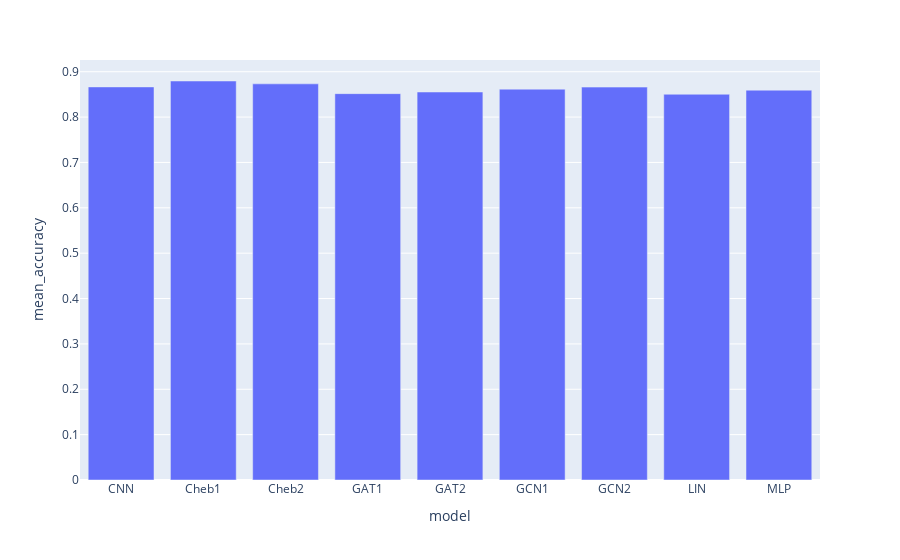

The code cell stored with this chart in its notebook:
### Markdown cell above
Find all the kfold accuracy, split data depending on model

### Code cell
import sys 
sys.path.append('../')

import pickle 
import numpy as np
import pandas as pd
import utils

data   = {'mean_accuracy':[], 'model':[]}
setups = []

with open('fixedGraphResults.pickle', 'rb') as handle:
    temp = pickle.load(handle)
    for t in temp:
        t['model'] = t['model'].__name__+'1'
    setups += temp

with open('functionalGraphResults.pickle', 'rb') as handle:
    temp = pickle.load(handle)
    for t in temp:
        t['model'] = t['model'].__name__+'2'
    setups += temp

with open('BasicResults.pickle', 'rb') as handle:
    temp = pickle.load(handle)
    for t in temp:
        t['model'] = t['model'].__name__
    setups += temp

for s in setups:
    mean_accuracy = np.mean(s['val_acc'])
    data['mean_accuracy'].append(mean_accuracy)
    data['model'].append(s['model'])

df = pd.DataFrame(data)
maximums = df.groupby('model')['mean_accuracy'].max()

import plotly.express as px 

fig = px.bar(maximums, y="mean_accuracy", x=maximums.index)
fig.show()

### Figure 1 — Plotly figure (JSON) as saved in the notebook; plotly's stock layout.template omitted (floating-point values rounded to 4 significant figures)
{"data": [{"alignmentgroup": "True", "hovertemplate": "model=%{x}<br>mean_accuracy=%{y}<extra></extra>", "legendgroup": "", "marker": {"color": "#636efa", "pattern": {"shape": ""}}, "name": "", "offsetgroup": "", "orientation": "v", "showlegend": false, "textposition": "auto", "type": "bar", "x": ["CNN", "Cheb1", "Cheb2", "GAT1", "GAT2", "GCN1", "GCN2", "LIN", "MLP"], "xaxis": "x", "y": [0.8665, 0.8796, 0.8733, 0.8517, 0.8553, 0.8616, 0.8661, 0.8503, 0.8593], "yaxis": "y"}], "layout": {"barmode": "relative", "legend": {"tracegroupgap": 0}, "margin": {"t": 60}, "xaxis": {"anchor": "y", "domain": [0, 1], "title": {"text": "model"}}, "yaxis": {"anchor": "x", "domain": [0, 1], "title": {"text": "mean_accuracy"}}}}
